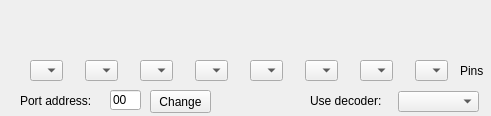
<?xml version="1.0" encoding="UTF-8"?>
<ui version="4.0">
 <class>Leds_sim</class>
 <widget class="QWidget" name="Leds_sim">
  <property name="geometry">
   <rect>
    <x>0</x>
    <y>0</y>
    <width>491</width>
    <height>116</height>
   </rect>
  </property>
  <property name="windowTitle">
   <string>Sim LED</string>
  </property>
  <widget class="QComboBox" name="ledBox_7">
   <property name="geometry">
    <rect>
     <x>30</x>
     <y>60</y>
     <width>33</width>
     <height>21</height>
    </rect>
   </property>
   <property name="toolTip">
    <string>Select pin</string>
   </property>
  </widget>
  <widget class="QComboBox" name="ledBox_5">
   <property name="geometry">
    <rect>
     <x>140</x>
     <y>60</y>
     <width>33</width>
     <height>21</height>
    </rect>
   </property>
   <property name="toolTip">
    <string>Select pin</string>
   </property>
  </widget>
  <widget class="QComboBox" name="ledBox_6">
   <property name="geometry">
    <rect>
     <x>85</x>
     <y>60</y>
     <width>33</width>
     <height>21</height>
    </rect>
   </property>
   <property name="toolTip">
    <string>Select pin</string>
   </property>
  </widget>
  <widget class="QComboBox" name="ledBox_2">
   <property name="geometry">
    <rect>
     <x>305</x>
     <y>60</y>
     <width>33</width>
     <height>21</height>
    </rect>
   </property>
   <property name="toolTip">
    <string>Select pin</string>
   </property>
  </widget>
  <widget class="QComboBox" name="ledBox_4">
   <property name="geometry">
    <rect>
     <x>195</x>
     <y>60</y>
     <width>33</width>
     <height>21</height>
    </rect>
   </property>
   <property name="toolTip">
    <string>Select pin</string>
   </property>
  </widget>
  <widget class="QComboBox" name="ledBox_3">
   <property name="geometry">
    <rect>
     <x>250</x>
     <y>60</y>
     <width>33</width>
     <height>21</height>
    </rect>
   </property>
   <property name="toolTip">
    <string>Select pin</string>
   </property>
  </widget>
  <widget class="QComboBox" name="ledBox_1">
   <property name="geometry">
    <rect>
     <x>360</x>
     <y>60</y>
     <width>33</width>
     <height>21</height>
    </rect>
   </property>
   <property name="toolTip">
    <string>Select pin</string>
   </property>
  </widget>
  <widget class="QComboBox" name="ledBox_0">
   <property name="geometry">
    <rect>
     <x>415</x>
     <y>60</y>
     <width>33</width>
     <height>21</height>
    </rect>
   </property>
   <property name="toolTip">
    <string>Select pin</string>
   </property>
  </widget>
  <widget class="QLabel" name="label">
   <property name="geometry">
    <rect>
     <x>20</x>
     <y>90</y>
     <width>91</width>
     <height>21</height>
    </rect>
   </property>
   <property name="text">
    <string>Port address:</string>
   </property>
  </widget>
  <widget class="QLineEdit" name="lineEditAddress">
   <property name="geometry">
    <rect>
     <x>110</x>
     <y>90</y>
     <width>31</width>
     <height>20</height>
    </rect>
   </property>
   <property name="toolTip">
    <string>Output port address, 0-255</string>
   </property>
   <property name="text">
    <string>00</string>
   </property>
  </widget>
  <widget class="QComboBox" name="comboDecoder">
   <property name="geometry">
    <rect>
     <x>398</x>
     <y>91</y>
     <width>81</width>
     <height>21</height>
    </rect>
   </property>
   <property name="toolTip">
    <string>Virtual coder</string>
   </property>
   <property name="whatsThis">
    <string extracomment="Use virtual coder"/>
   </property>
  </widget>
  <widget class="QLabel" name="label_2">
   <property name="geometry">
    <rect>
     <x>310</x>
     <y>90</y>
     <width>91</width>
     <height>21</height>
    </rect>
   </property>
   <property name="text">
    <string>Use decoder:</string>
   </property>
  </widget>
  <widget class="QLabel" name="label_4">
   <property name="geometry">
    <rect>
     <x>460</x>
     <y>60</y>
     <width>31</width>
     <height>21</height>
    </rect>
   </property>
   <property name="text">
    <string>Pins</string>
   </property>
  </widget>
  <widget class="QPushButton" name="push_change">
   <property name="geometry">
    <rect>
     <x>150</x>
     <y>90</y>
     <width>61</width>
     <height>23</height>
    </rect>
   </property>
   <property name="text">
    <string>Change</string>
   </property>
  </widget>
 </widget>
 <layoutdefault spacing="6" margin="11"/>
 <resources/>
 <connections/>
</ui>
